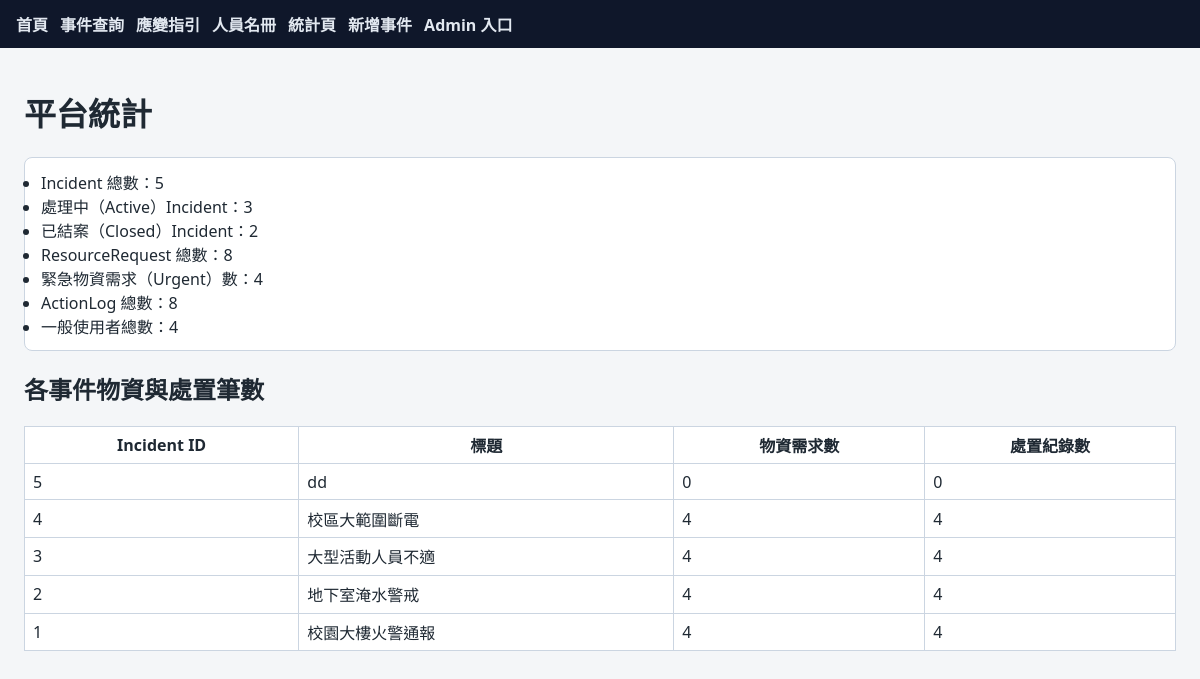
Screenshot of /stats/ with the database file from the repository.
### operations/models.py (models this page shows, shortened)
class Incident(models.Model):
    title = models.CharField(max_length=200, verbose_name="事件標題")
    category = models.CharField(max_length=50, verbose_name="事件分類")
    priority = models.IntegerField(verbose_name="優先等級")
    location = models.CharField(max_length=200, verbose_name="發生地點")
    description = models.TextField(verbose_name="事件描述")
    reporter = models.ForeignKey(
        "auth.User",
        on_delete=models.CASCADE,
        related_name="reported_incidents",
        verbose_name="通報者",
    )
    is_active = models.BooleanField(default=True, verbose_name="是否仍在處理中")
    created_at = models.DateTimeField(auto_now_add=True, verbose_name="建立時間")
    class Meta:
        ordering = ["-created_at"]

### operations/views.py (the view)
# urls.py: path("stats/", views.stats_view, name="stats"),
def stats_view(request):
    incidents = Incident.objects.all()
    total_incidents = incidents.count()
    active_incidents = incidents.filter(is_active=True).count()
    closed_incidents = incidents.filter(is_active=False).count()
    rr_qs = ResourceRequest.objects.all()
    total_rr = rr_qs.count()
    urgent_rr = rr_qs.filter(is_urgent=True).count()
    total_logs = ActionLog.objects.count()
    general_user_count = User.objects.filter(
        is_staff=False, is_superuser=False, is_active=True
    ).count()
    per_incident = (
        Incident.objects.annotate(
            rr_count=Count("resource_requests"),
            log_count=Count("action_logs"),
        )
        .values("id", "title", "rr_count", "log_count")
        .order_by("-id")
    )
    return render(
        request,
        "stats.html",
        {
            "total_incidents": total_incidents,
            "active_incidents": active_incidents,
            "closed_incidents": closed_incidents,
            "total_resource_requests": total_rr,
            "urgent_resource_requests": urgent_rr,
            "total_action_logs": total_logs,
            "general_user_count": general_user_count,
            "per_incident": list(per_incident),
        },
    )

### templates/stats.html (shortened to what this page needs)
{% extends "base.html" %}
{% block content %}
<h1>平台統計</h1>
<ul class="stats-summary">
    <li>Incident 總數：{{ total_incidents }}</li>
    <li>處理中（Active）Incident：{{ active_incidents }}</li>
    <li>已結案（Closed）Incident：{{ closed_incidents }}</li>
    <li>ResourceRequest 總數：{{ total_resource_requests }}</li>
    <li>緊急物資需求（Urgent）數：{{ urgent_resource_requests }}</li>
    <li>ActionLog 總數：{{ total_action_logs }}</li>
    <li>一般使用者總數：{{ general_user_count }}</li>
</ul>
<h2>各事件物資與處置筆數</h2>
<table class="stats-table">
    <thead>
        <tr>
            <th>Incident ID</th>
            <th>標題</th>
            <th>物資需求數</th>
            <th>處置紀錄數</th>
        </tr>
    </thead>
    <tbody>
        {% for row in per_incident %}
            <tr>
                <td>{{ row.id }}</td>
                <td>{{ row.title }}</td>
                <td>{{ row.rr_count }}</td>
                <td>{{ row.log_count }}</td>
            </tr>
        {% empty %}
            <tr><td colspan="4">尚無事件資料。</td></tr>
        {% endfor %}
    </tbody>
</table>
{% endblock %}

### static/css/base.css (style rules this page uses)
body { font-family: "Segoe UI", "Noto Sans TC", sans-serif; margin: 0; background: #f4f6f8; color: #1f2933; }
.responders-table, .stats-table { width: 100%; border-collapse: collapse; background: #fff; }
.responders-table th, .responders-table td, .stats-table th, .stats-table td { border: 1px solid #cbd5e1; padding: 0.4rem 0.5rem; }
.stats-summary { background: #fff; border: 1px solid #cbd5e1; border-radius: 8px; padding: 0.75rem 1rem; }

### rows the page displays
Incident: id "5", title "dd", rr_count "0", log_count "0"
Incident: id "4", title "校區大範圍斷電", rr_count "4", log_count "4"
Incident: id "3", title "大型活動人員不適", rr_count "4", log_count "4"
Incident: id "2", title "地下室淹水警戒", rr_count "4", log_count "4"
Incident: id "1", title "校園大樓火警通報", rr_count "4", log_count "4"

### other values shown
{{ total_incidents }} "5"
{{ active_incidents }} "3"
{{ closed_incidents }} "2"
{{ total_resource_requests }} "8"
{{ urgent_resource_requests }} "4"
{{ total_action_logs }} "8"
{{ general_user_count }} "4"
